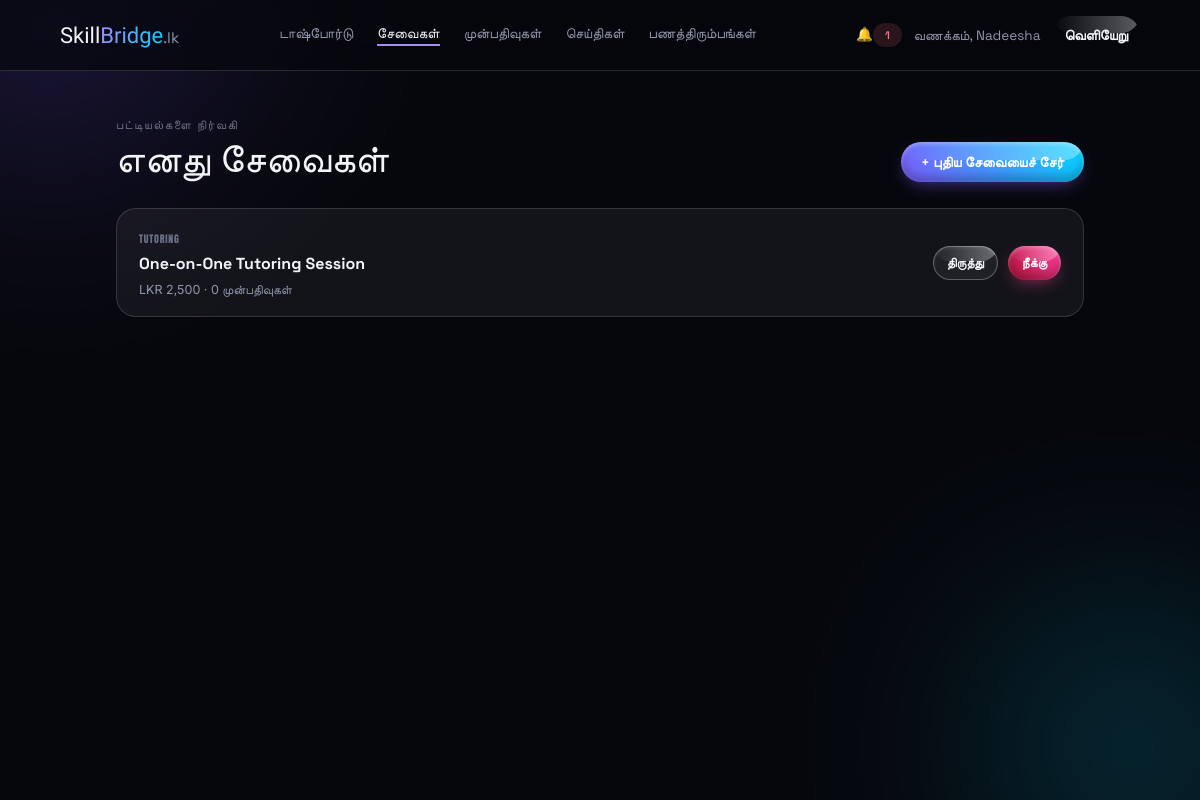
Screenshot of /tamil/services.php (signed in) with the database file from the repository.
### tables this page shows
CREATE TABLE `services` (
  `service_id` int(10) UNSIGNED NOT NULL,
  `profile_id` int(10) UNSIGNED NOT NULL,
  `category_id` int(10) UNSIGNED NOT NULL,
  `title` varchar(150) NOT NULL,
  `language` enum('tamil','english','sinhala') NOT NULL DEFAULT 'english',
  `price` decimal(10,2) NOT NULL,
  `description` text DEFAULT NULL,
  `is_active` tinyint(1) NOT NULL DEFAULT 1,
  `created_at` timestamp NOT NULL DEFAULT current_timestamp(),
  `updated_at` timestamp NOT NULL DEFAULT current_timestamp() ON UPDATE current_timestamp()
);

CREATE TABLE `categories` (
  `category_id` int(10) UNSIGNED NOT NULL,
  `category_key` varchar(60) NOT NULL,
  `category_name` varchar(100) NOT NULL
);

### tamil/services.php (the view, shortened to what this page needs)
<?php
require_once __DIR__ . '/session.php';
$myId = (int) $_SESSION['user_id'];
$services = [];
$dbError = false;
$dbErrorDetail = '';
try {
    $stmt = $pdo->prepare("
        SELECT s.service_id, s.title, s.price, s.is_active, c.category_name,
               (SELECT COUNT(*) FROM bookings WHERE service_id = s.service_id) AS booking_count,
               (SELECT COUNT(*) FROM bookings
                 WHERE service_id = s.service_id
                   AND status IN ('pending','confirmed')) AS active_booking_count
        FROM services s
        JOIN freelancer_profiles fp ON s.profile_id = fp.profile_id
        JOIN categories c           ON s.category_id = c.category_id
        WHERE fp.user_id = :user_id AND s.is_active = 1
        ORDER BY s.created_at DESC
    ");
    $stmt->execute(['user_id' => $myId]);
    $services = $stmt->fetchAll();
} catch (PDOException $e) {
    error_log('SkillBridge services.php error: ' . $e->getMessage());
    $dbError = true;
    $dbErrorDetail = $e->getMessage();
}
?>
<!DOCTYPE html>
<html lang="ta">
<head>
<link rel="stylesheet" href="assets/css/dashboard.css?v=2">
</head>
<body>
<div class="scene" aria-hidden="true">
  <div class="orb orb-violet"></div>
  <div class="orb orb-cyan"></div>
</div>
<?php $activeNav = 'services'; include __DIR__ . '/partials/dashboard-nav.php'; ?>
<main class="dash-page">
  <div class="dash-page-head">
    <div>
      <p class="eyebrow">பட்டியல்களை நிர்வகி</p>
      <h1 class="dash-title">எனது சேவைகள்</h1>
    </div>
    <a href="service-form.php" class="btn btn-primary">+ புதிய சேவையைச் சேர்</a>
  </div>
  <?php if ($dbError): ?>
    <div class="empty-state">
      <div class="empty-glyph">!</div>
      <h3>உங்கள் சேவைகளை ஏற்ற முடியவில்லை</h3>
      <p>தரவுத்தளத்தை அணுகுவதில் ஏதோ தவறு நடந்தது. சிறிது நேரத்தில் மீண்டும் முயற்சிக்கவும்.</p>
      <?php if (isset($_GET['debug'])): ?>
        <p class="debug-detail"><?php echo htmlspecialchars($dbErrorDetail, ENT_QUOTES); ?></p>
      <?php endif; ?>
    </div>
  <?php else: ?>
    <div class="table-list">
      <?php foreach ($services as $svc): ?>
        <div class="table-row">
          <div class="table-row-main">
            <span class="table-category"><?php echo htmlspecialchars($svc['category_name'], ENT_QUOTES); ?></span>
            <h3><?php echo htmlspecialchars($svc['title'], ENT_QUOTES); ?></h3>
            <span class="table-meta">
              LKR <?php echo number_format((float) $svc['price'], 0); ?>
              &middot; <?php echo (int) $svc['booking_count']; ?> முன்பதிவுகள்
            </span>
          </div>
          <div class="table-row-actions">
            <a href="service-form.php?service=<?php echo (int) $svc['service_id']; ?>" class="btn btn-outline btn-sm">திருத்து</a>
            <?php if ((int) $svc['active_booking_count'] > 0): ?>
              <button type="button" class="btn btn-outline btn-sm btn-danger" disabled title="இந்த சேவைக்கு செயலில் உள்ள முன்பதிவு இருப்பதால், அது முடிவடையும் அல்லது ரத்து செய்யப்படும் வரை நீக்க முடியாது.">நீக்கு</button>
            <?php else: ?>
              <form method="POST" action="service-delete.php" onsubmit="return confirm('Remove this service? This can\'t be undone.');">
                <button type="submit" class="btn btn-outline btn-sm btn-danger">நீக்கு</button>
              </form>
            <?php endif; ?>
          </div>
        </div>
      <?php endforeach; ?>
    </div>
  <?php endif; ?>
</main>
</body>
</html>

### rows the page displays
services: category.category_name "TUTORING", title "One-on-One Tutoring Session", price "2,500", booking_count "0"

### other values shown
$unreadCount "1"
explode(' ', $_SESSION['full_name'])[0] "Nadeesha"
